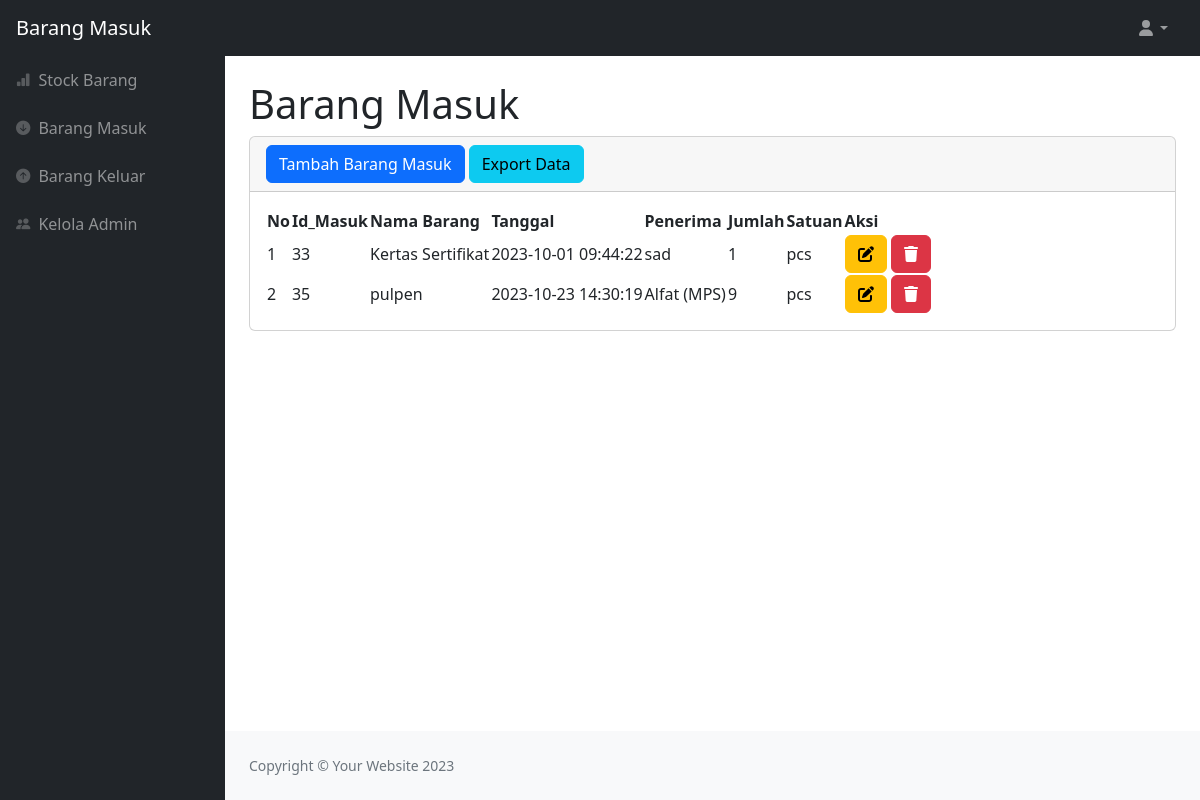
Screenshot of /masuk.php with the database file from the repository.
### tables this page shows
CREATE TABLE IF NOT EXISTS `masuk` (
  `idmasuk` int(11) NOT NULL AUTO_INCREMENT,
  `idbarang` int(11) NOT NULL,
  `tanggal` datetime NOT NULL DEFAULT CURRENT_TIMESTAMP,
  `penerima` varchar(20) NOT NULL,
  `qty` int(11) NOT NULL,
  `satuan` text NOT NULL,
  PRIMARY KEY (`idmasuk`),
  KEY `barang` (`idbarang`),
  CONSTRAINT `idbarang` FOREIGN KEY (`idbarang`) REFERENCES `stock` (`idbarang`) ON DELETE NO ACTION ON UPDATE NO ACTION
);

CREATE TABLE IF NOT EXISTS `stock` (
  `idbarang` int(11) NOT NULL AUTO_INCREMENT,
  `namabarang` varchar(50) NOT NULL,
  `stock` text NOT NULL,
  `satuan` text NOT NULL,
  PRIMARY KEY (`idbarang`)
);

### masuk.php (the view, shortened to what this page needs)
<?php
require 'proses/koneksi.php';
?>
<!DOCTYPE html>
<html lang="en">
<head>
    <link href="https://cdn.jsdelivr.net/npm/simple-datatables@7.1.2/dist/style.min.css" rel="stylesheet" />
    <link href="css/styles.css" rel="stylesheet" />
    <link rel="stylesheet" href="https://cdn.jsdelivr.net/npm/bootstrap-icons@1.6.1/font/bootstrap-icons.css">
</head>
<body class="sb-nav-fixed">
    <nav class="sb-topnav navbar navbar-expand navbar-dark bg-dark">
        <a class="navbar-brand ps-3"> Barang Masuk</a>
        <ul class="navbar-nav ms-auto ms-md-0 me-3 me-lg-4">
            <li class="nav-item dropdown">
                <a class="nav-link dropdown-toggle" id="navbarDropdown" href="#" role="button" data-bs-toggle="dropdown"
                    aria-expanded="false"><i class="fas fa-user fa-fw"></i></a>
            </li>
        </ul>
    </nav>
    <div id="layoutSidenav">
        <div id="layoutSidenav_nav">
            <nav class="sb-sidenav accordion sb-sidenav-dark" id="sidenavAccordion">
                <div class="sb-sidenav-menu">
                    <div class="nav">
                        <a class="nav-link" href="stock.php">
                            <div class="sb-nav-link-icon"><i class="bi bi-bar-chart-fill"></i></div> Stock Barang
                        </a>
                        <a class="nav-link" href="masuk.php">
                            <div class="sb-nav-link-icon"><i class="bi bi-arrow-down-circle-fill"></i></div> Barang
                            Masuk
                        </a>
                        <a class="nav-link" href="keluar.php">
                            <div class="sb-nav-link-icon"><i class="bi bi-arrow-up-circle-fill"></i></i></div> Barang
                            Keluar
                        </a>
                        <a class="nav-link" href="keloladm.php">
                            <div class="sb-nav-link-icon"><i class="bi bi-people-fill"></i></i></div> Kelola Admin
                        </a>
                    </div>
                </div>
            </nav>
        </div>
        <div id="layoutSidenav_content">
            <main>
                <div class="container-fluid px-4">
                    <h1 class="mt-4">Barang Masuk</h1>
                    <div class="card mb-4">
                        <div class="card-header"> <button type="button" class="btn btn-primary" data-bs-toggle="modal"
                                data-bs-target="#ModalTambah"> Tambah Barang Masuk</button>
                            <a href="export_masuk.php" class="btn btn-info">Export Data</a>
                        </div>
                        <div class="card-body">
                            <table id="datatablesSimple">
                                <thead>
                                    <tr>
                                        <th>No</th>
                                        <th>Id_Masuk</th>
                                        <th>Nama Barang</th>
                                        <th>Tanggal</th>
                                        <th>Penerima</th>
                                        <th>Jumlah</th>
                                        <th>Satuan</th>
                                        <th>Aksi</th>
                                    </tr>
                                </thead>
                                <tbody>
                                    <?php
                                    $ambilsemuadatastock = mysqli_query($conn, "select * from masuk m, stock s where s.idbarang = m.idbarang");
                                    $no = 0;
                                    while ($data = mysqli_fetch_array($ambilsemuadatastock)) {
                                        $no++;
                                        $idmasuk = $data['idmasuk'];
                                        $namabarang = $data['namabarang'];
                                        $tanggal = $data['tanggal'];
                                        $penerima = $data['penerima'];
                                        $qty = $data['qty'];
                                        $satuan = $data['satuan'];
                                        ?>
                                        <tr>
                                            <td>
                                                <?= $no; ?>
                                            </td>
                                            <td>
                                                <?= $idmasuk; ?>
                                            </td>
                                            <td>
                                                <?= $namabarang; ?>
                                            </td>
                                            <td>
                                                <?= $tanggal; ?>
                                            </td>
                                            <td>
                                                <?= $penerima; ?>
                                            </td>
                                            <td>
                                                <?= $qty; ?>
                                            </td>
                                            <td>
                                                <?= $satuan; ?>
                                            </td>
                                            <td>
                                                <button type="button" class="btn btn-warning" data-bs-toggle="modal"
                                                    data-bs-target="#ModalEdit<?php echo $no ?>">
                                                    <i class="fa-solid fa-pen-to-square"></i>
                                                </button>
                                                <button type="button" class="btn btn-danger" data-bs-toggle="modal"
                                                    data-bs-target="#ModalHapus<?php echo $no ?>">
                                                    <i<i class="fa-solid fa-trash"></i>
                                                </button>
                                            </td>
                                            <?php
                                    }
                                    ?>
                                    </tr>
                                </tbody>
                            </table>
                        </div>
                    </div>
                </div>
            </main>
            <footer class="py-4 bg-light mt-auto">
                <div class="container-fluid px-4">
                    <div class="d-flex align-items-center justify-content-between small">
                        <div class="text-muted">Copyright &copy; Your Website 2023</div>
                    </div>
                </div>
            </footer>
        </div>
    </div>
</body>
</html>

### rows the page displays
masuk: idmasuk "33", idbarang.namabarang "Kertas Sertifikat", tanggal "2023-10-01 09:44:22", penerima "sad", qty "1", idbarang.satuan "pcs"
masuk: idmasuk "35", idbarang.namabarang "pulpen", tanggal "2023-10-23 14:30:19", penerima "Alfat (MPS)", qty "9", idbarang.satuan "pcs"
